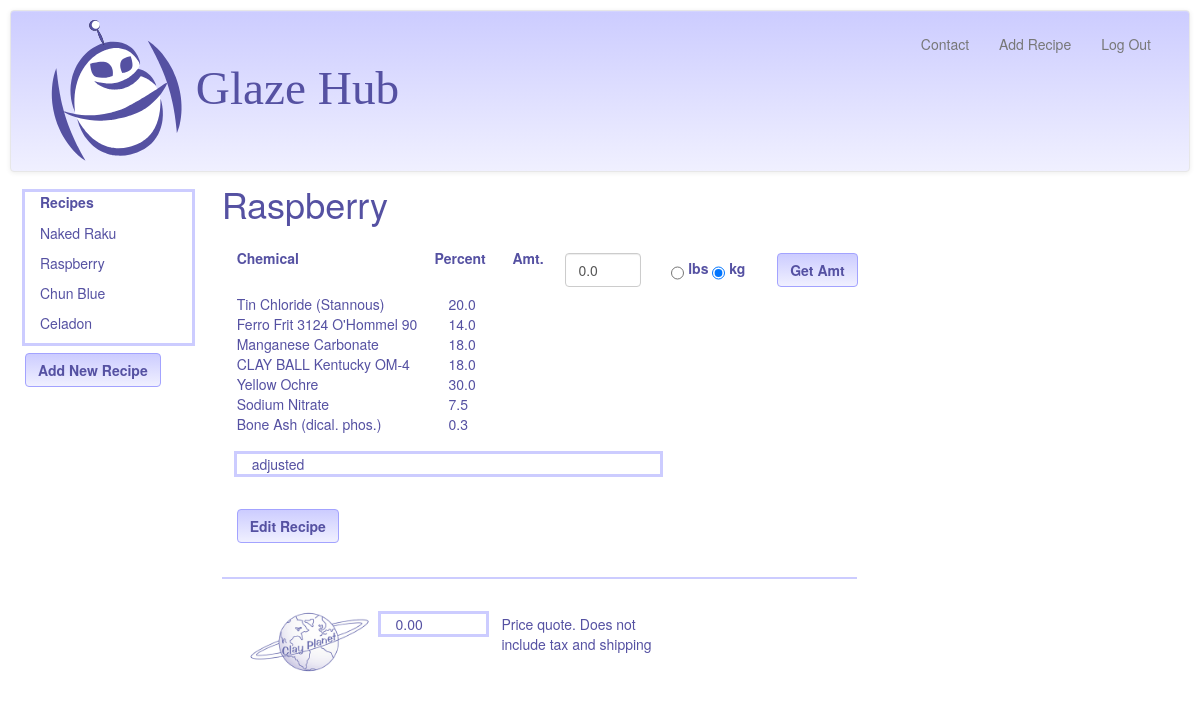
The app's page /recipecomps/4/Raspberry (signed in) with its own data.
### model.py (models this page shows, shortened)
class Recipe(Base):
    __tablename__ = "recipes"
    id = Column(Integer, primary_key=True)
    recipe_name = Column(String(120))
    user_id = Column(Integer, ForeignKey('users.id'))
    user_notes = Column(String(3000), nullable=True)
    user = relationship("User", backref=backref("recipes", order_by=id))
    @classmethod
    def getRecipeNamesByUserID(cls, user_id):
        return session.query(Recipe).filter_by(user_id=user_id).all()
    @classmethod
    def getRecipeIDByName(cls, recipe_name, user_id):
        return session.query(Recipe).\
            filter_by(recipe_name=recipe_name).\
            filter_by(user_id=user_id).first()

class Component(Base):
    __tablename__ = "components"
    id = Column(Integer, primary_key=True)
    chem_id = Column(Integer, ForeignKey('chemicals.id'), nullable=False)
    recipe_id = Column(Integer, ForeignKey('recipes.id'), nullable=False)
    percentage = Column(Float, nullable=False)
    chem = relationship("Chem", backref=backref("components", order_by=id))
    recipe = relationship("Recipe", backref=backref("components", order_by=id))
    @classmethod
    def getComponentsByRecipeID(cls, recipe_id):
        return session.query(Component).filter_by(recipe_id=recipe_id).all()

class Chem(Base):
    __tablename__ = "chemicals"
    id = Column(Integer, primary_key=True)
    chem_name = Column(String(120))
    quarter = Column(Float)
    half = Column(Float)
    onelb = Column(Float)
    fivelb = Column(Float)
    tenlb = Column(Float)
    twentyfivelb = Column(Float)
    fiftylb = Column(Float)
    onehundlb = Column(Float)
    fivehundlb = Column(Float)

### glazehub.py (the view)
@app.route("/recipecomps/<int:userViewID>/<recipeName>")
def recipe(userViewID, recipeName):
    displayRecipes = showUserRecipeList(userViewID)
    userLoginID = session["user_id"]
    if checkUserLoginID(userLoginID, userViewID) is False:
        userViewID = userLoginID
        recipes = model.Recipe.getRecipeNamesByUserID(userLoginID)
        return render_template("user_recipes.html", displayRecipes=recipes,
                               user_id=userLoginID)
    else:
        recipe = model.Recipe.getRecipeIDByName(recipeName, userViewID)
        components = model.Component.getComponentsByRecipeID(recipe.id)
    messageToUser = None
    price_quote = 0.00
    batchComp = []
    wholeNumList = []
    frctnList = []
    batchsize = None
    unit_sys = "unitSys"
    lbschecked = ""
    kgchecked = 'checked = "checked"'
    return render_template("/recipecomps.html/", user_id=userViewID,
                           recipe_name=recipeName, components=components,
                           batchComp=batchComp,
                           displayRecipes=displayRecipes,
                           user_notes=recipe.user_notes,
                           messageToUser=messageToUser,
                           unitSys=unit_sys, batchsize=batchsize,
                           wholeNumList=wholeNumList, frctnList=frctnList,
                           lbschecked=lbschecked, kgchecked=kgchecked,
                           price_quote=price_quote)

### glazehub.py (called while the page is built)
def showUserRecipeList(userViewID):
    userLoginID = session["user_id"]
    if checkUserLoginID(userLoginID, userViewID):
        recipes = model.Recipe.getRecipeNamesByUserID(userLoginID)
        return recipes
    else:
        recipes = model.Recipe.getRecipeNamesByUserID(userViewID)
        return recipes

def checkUserLoginID(userLoginID, userViewID):
    if userLoginID != int(userViewID):
        flash("Invalid User ID. Here are your recipes")
        userViewID = userLoginID
        return False

### templates/recipecomps.html (shortened to what this page needs)
{% extends 'base.html' %}
{% block body %}
<div class = "col-sm-2">
	<div class = "col-sm-12" id = "recipe_list" style="outline: 3px solid #ccccff; margin-bottom:10px" >
    	<label class = "control-label" for="userRecipes">
			Recipes
		</label>
		{% for recipe in displayRecipes %}
		<ul style = "margin-top: 6px" class="recipe_names">
			<a class = "recipe_links" href = "/recipecomps/{{recipe.user_id}}/{{recipe.recipe_name }}">
				<li>{{ recipe.recipe_name }}</li></a>
		</ul>
		{% endfor %}
	</div>
	<div class = "row" id = "add_recipe_button">
		<div class = "col-sm-2">
			<a href = "/addRecipe/{{user_id}}">
			<button class ="btn btn-GH" id = "add_recipe">
					<strong>Add New Recipe</strong></button>
			</a>
		</div>
	</div>
</div>
	<div class = "col-sm-10" id = "recipe_section" style="margin-top:-2em">
		<h1>{{ recipe_name }}</h1>
		<div class = "col-sm-8" id = "recipe_list" >
			<div class = "row" style = "color:#5551a2">
				<div class = "col-sm-4" id = "chem_name" style = "margin-top:1em"><strong>Chemical
					</strong>
				</div>
				<div class = "col-sm-2" id = "percentage" style = "margin-top:1em; margin-left:-1em"><strong>Percent
					</strong>
				</div>
				<div class = "form-group" id = "amount_to_make" style = "margin-top:1em">
					<label class = "col-sm-1 control-label" style = "margin-left: -2em" for "amt">
						Amt.
					</label>
					<form action = "/recipecomps/{{user_id}}/{{recipe_name}}" method = "POST">
						<div class ="col-sm-2">
							{% if batchsize %}
								<input class = "form-control" type = "text" id = "batchsize"
										  name="batchsize" value = "{{batchsize}}"/>
							{% else %}
								<input class = "form-control" type = "text" id = "batchsize"
										  name="batchsize" value = "0.0"/>
							{% endif %}
						</div>
						<div class = "col-sm-2">
							<input class = "radio-GH"  type = "radio" name= "unitSys" value = "lbs"
								{{lbschecked}}/>
							<label for "pounds">lbs</label>
							<input class = "radio-GH" type = "radio" name= "unitSys" value = "kg"
								{{kgchecked}}/>
							<label for "metric">kg</label>
						</div>
						<div class = "col-sm-1">
							<button class ="btn btn-GH" style="margin-top:5px" type = "submit" id = "getAmount">
							<strong>Get Amt</strong></button>
						</div>
						<div class = "col-sm-8" id ="comp_percent_amt">
						{% for comp in components %}
							<div class = "row">
								<div class = "col-sm-6" >{{comp.chem.chem_name}}</div>
								<div class = "col-sm-2">{{comp.percentage}}</div>
							</div>
						{% endfor %}
						</div>
					</form>
				</div>
				<div class = "col-sm-4">
				</div>
			</div>
			<div class = "row">
				<div class = "col-sm-8"
					style="outline: 3px solid #ccccff; margin-top:20px; margin-left:15px;
						margin-bottom:20px">
					{{user_notes}}
				</div>
			</div>
			<div class = "row">
				<form action = "/editRecipe/{{user_id}}/{{recipe_name}}"
					<div class = "col-sm-2">
						<button class ="btn btn-GH" style="margin-top:15px" type = "submit" id = "editRecipe">
						<strong>Edit Recipe</strong></button>
					</div>
			<div class = "row">
				<hr noshade color ="#ccccff"></hr>
			</div>
		<form action = "/emailCP/{{user_id}}/{{recipe_name}}/{{batchsize}}">
			<div class = "row">
				<div class = "col-sm-3">
					<img id = "cplogo" src="/static/img/cplogo.png">
				</div>
				<div class = "col-sm-2" style="outline: 3px solid #ccccff; margin-top:15px">
					{%if batchsize%}
						{{"$%.2f" %price_quote}}
					{%else%}
						0.00
					{% endif %}
				</div>
				<div class = "col-sm-4" style="margin-top:15px">
					Price quote. Does not include tax and shipping
				</div>
			</div>
		</form>
	</div>
	</div>
{% endblock %}

### templates/base.html (shortened to what this page needs)
<html>
    <head>
        <link rel="stylesheet" href="/static/css/bootstrap.css" />
        <link rel="stylesheet" href="/static/css/style.css" />
    </head>
    <body>
        <div class="navbar navbar-default">
            <div class="container-fluid">
                <div class="navbar-header">
                    <img class = "header_logo" src="/static/img/ghlogo1114.svg"><a class="navbar-brand" href="/"></a>
                </div>
                <div class="navbar-collapse collapse">
                    <ul class="nav navbar-nav navbar-right">
                        <li ><a href="mailto:glazehub@gmail.com">Contact</a></li>
                        {% if session["user_id"] %}
                            <li><a href = "/addRecipe/{{user_id}}">Add Recipe</a><li>
                            <li ><a href="/logout"> {{"Log Out"}} </a></li>
                        {% else %}
                             <li ><a href="/enterRecipe">Calculator</a></li>
                            <li ><a href="/login">{{"Log In"}}</a></li>
                        {% endif %}
                    </ul>
                </div>
            </div>
        </div>
        {% block body %}{% endblock %}
    </body>
</html>

### static/css/style.css (style rules this page uses)
a:link { color:#5551a2; }
.header_logo { width: 350px; }
#cplogo { width:125px; margin:10px; }
body { margin:10px; font-family: "Helvetica Neue", Helvetica, "Segoe UI", Arial, freesans, sans-serif; color:#5551a2; }
ul.recipe_names { list-style-type: none; padding:0 0px; }
input { height:3em; margin-top: 5px; }
.navbar-default { background-image: -webkit-linear-gradient(top, #ccccff 0%, #f0f0ff 100%); background-image: -o-linear-gradient(top, #ccccff 0%, #f0f0ff 100%); background-image: -webkit-gradient(linear, left top, left bottom, from(#ccccff), to(#f0f0ff)); background-image: linear-gradient(to bottom, #ccccff 0%, #f0f0ff 100%); filter: progid:DXImageTransform.Microsoft.gradient(startColorstr='#ccccffccccffff', endColorstr='#ccccff0f0ff', GradientType=0); filter: progid:DXImageTransform.Microsoft.gradient(enabled = false); background-repeat: repeat-x; border-radius: 4px; padding:8px; -webkit-box-shadow: inset 0 1px 0 rgba(255, 255, 255, .15), 0 1px 5px rgba(0, 0, 0, .075); box-shadow: inset 0 1px 0 rgba(255, 255, 255, .15), 0 1px 5px rgba(0, 0, 0, .075); }
.btn-GH { background-image: -webkit-linear-gradient(top, #ccccff 0%, #f0f0ff 100%); background-image: -o-linear-gradient(top, #ccccff 0%, #f0f0ff 100%); background-image: -webkit-gradient(linear, left top, left bottom, from(#ccccff), to(#f0f0ff)); background-image: linear-gradient(to bottom, #ccccff 0%, #f0f0ff 100%); filter: progid:DXImageTransform.Microsoft.gradient(startColorstr='#ffccccff', endColorstr='#fff0f0ff', GradientType=0); filter: progid:DXImageTransform.Microsoft.gradient(enabled = false); background-repeat: repeat-x; border-color: #a3a3ff; color:#5551a2; }
hr { border-color:#ccccff; border-width: 2px; }
.radio-GH, .checkbox-inline { display: inline-block; padding-left: 20px; margin-bottom: 0; font-weight: normal; vertical-align: middle; cursor: pointer; }

### records on screen
Recipe: recipe_name "Naked Raku"
Recipe: recipe_name "Raspberry", user_notes "adjusted"
Recipe: recipe_name "Chun Blue"
Recipe: recipe_name "Celadon"
Component: chem.chem_name "Tin Chloride (Stannous)", percentage "20.0"
Component: chem.chem_name "Ferro Frit 3124 O'Hommel 90", percentage "14.0"
Component: chem.chem_name "Manganese Carbonate", percentage "18.0"
Component: chem.chem_name "CLAY BALL Kentucky OM-4", percentage "18.0"
Component: chem.chem_name "Yellow Ochre", percentage "30.0"
Component: chem.chem_name "Sodium Nitrate", percentage "7.5"
Component: chem.chem_name "Bone Ash (dical. phos.)", percentage "0.3"

### other values on screen
{{ "Log Out" }} "Log Out"
